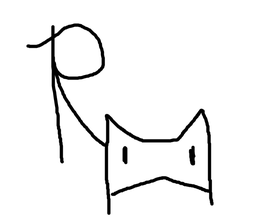
#> input picture Processamento de Imagens/R.png, 256 x 219 px, shrunk from 636 x 545 before the run
$ jupyter execute 'Morfologia (Esqueletização).ipynb'
#> lines starting #> are read from the running program, lines starting #| are printed output that depends on the picture; after the words box and inside, x2 and y2 are one past the last pixel; in counts of white or black regions, pixels touching at a corner belong together
# Definindo as funções

[cell 1]
import cv2
import numpy as np

#Erosão
def erosion(raw_img, str_element):
    #Definindo a altura e a largura do elemento estruturante
    str_element_height = str_element.shape[0]
    str_element_width = str_element.shape[1]
    str_element_size = str_element.shape[0] #Por ser quadrado, a altura já tá bom pra definir a ordem

    #Definindo a altura e a largura da imagem a sofrer erosão
    raw_img_height = raw_img.shape[0]
    raw_img_width = raw_img.shape[1]

    #Criando a imagem de saída
    eroded_img = np.zeros(raw_img.shape[:2], dtype='uint8')

    #Fazendo a erosão
    for l in range(raw_img_height - (str_element_size-1)):
        for k in range(raw_img_width - (str_element_size-1)):
            flag = True
            for i in range(str_element_height):
                for j in range(str_element_width):
                    if (str_element[i,j] != raw_img[i+l,j+k]) and (str_element[i,j] == 255):
                        flag = False
                if (flag == False):
                    break
            if (flag == True):
                eroded_img[l+1,k+1] = 255
    return eroded_img

def opening(raw_img, str_element):
    #Definindo a altura e a largura do elemento estruturante
    str_element_height = str_element.shape[0]
    str_element_width = str_element.shape[1]
    str_element_size = str_element.shape[0] #Por ser quadrado, a altura já tá bom pra definir a ordem

    #Definindo a altura e a largura da imagem a sofrer abertura
    raw_img_height = raw_img.shape[0]
    raw_img_width = raw_img.shape[1]

    #Criando a primeira imagem de saída
    eroded_img = np.zeros(raw_img.shape[:2], dtype='uint8')

    #Fazendo a erosão
    for l in range(raw_img_height - (str_element_size-1)):
        for k in range(raw_img_width - (str_element_size-1)):
            flag = True
            for i in range(str_element_height):
                for j in range(str_element_width):
                    if (str_element[i,j] != raw_img[i+l,j+k]) and (str_element[i,j] == 255):
                        flag = False
                if (flag == False):
                    break
            if (flag == True):
                eroded_img[l+1,k+1] = 255

    #Criando a segunda imagem de saída
    augmented_img = np.zeros(raw_img.shape[:2], dtype='uint8')

    #Fazendo a dilatação
    for l in range(raw_img_height - (str_element_size-1)):
        for k in range(raw_img_width - (str_element_size-1)):
            for i in range(str_element_height):
                for j in range(str_element_width):
                    if (str_element[i,j] == eroded_img[i+l,j+k]) and (str_element[i,j] == 255):
                        augmented_img[l+1,k+1] = 255
                        break
    return augmented_img

# Fazendo a esqueletização

[cell 2]
#Importando a imagem a ser esqueletizada e deixando em preto e branco
path = 'R.png'
img = cv2.imread(path, 0)
#> img is the input picture: shape (219, 256); min 0, max 255, mean 242.2
threshold, img_thresh = cv2.threshold(img, 225, 255, cv2.THRESH_BINARY_INV)
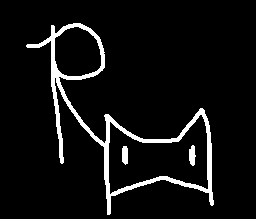
#> img_thresh: shape (219, 256); 6.4% white; 3 white regions, box (x1, y1, x2, y2) and area: (26, 23, 214, 215) 3362, (189, 145, 196, 166) 109, (122, 146, 128, 165) 102

#Criando o kernel 3x3 com 1's
kernel = np.array([[  0,  0,255,  0,  0],
                   [  0,  0,255,  0,  0],
                   [255,255,255,255,255],
                   [  0,  0,255,  0,  0],
                   [  0,  0,255,  0,  0]], dtype='uint8')


kernel = np.array([[  0,255,  0],
                   [255,255,255],
                   [  0,255,  0]], dtype='uint8')

## Parte 1: A - (A opening B)

[cell 3]
A = img_thresh
AoB = opening(img_thresh, kernel)
#> after the loop in opening, `for l in range(raw_img_height - (str_element_size-1)):`:
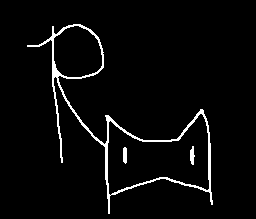
#> eroded_img: shape (219, 256); 3.6% white in thin lines or dots, all inside (x1, y1, x2, y2) = (27, 24, 213, 214)
#> after the loop in opening, `for l in range(raw_img_height - (str_element_size-1)):`: augmented_img: shape (219, 256); 6.4% white; 3 white regions, box (x1, y1, x2, y2) and area: (26, 23, 214, 215) 3359, (189, 145, 196, 166) 108, (122, 146, 128, 165) 99

part1 = A - AoB
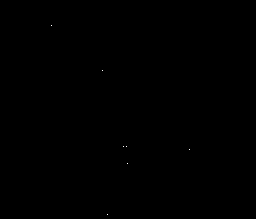
#> part1: shape (219, 256); 0.01% white in thin lines or dots, all inside (x1, y1, x2, y2) = (51, 25, 190, 215)

cv2.imshow('A', A)
cv2.imshow('AoB', AoB)
cv2.imshow('part1', part1)
cv2.waitKey()

## Parte 2: (A erosion B) - ((A erosion B) opening B)

[cell 4]
#(A erosion B)
A_eroded = erosion(A, kernel)

#A_eroded o B
A_eroded_then_opened = opening(A_eroded, kernel)
#> after the loop in opening (call 2), `for l in range(raw_img_height - (str_element_size-1)):`:
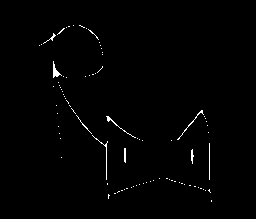
#> eroded_img: shape (219, 256); 0.91% white in thin lines or dots, all inside (x1, y1, x2, y2) = (39, 25, 212, 202)
#> after the loop in opening (call 2), `for l in range(raw_img_height - (str_element_size-1)):`:
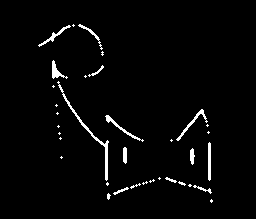
#> augmented_img: shape (219, 256); 2.6% white in thin lines or dots, all inside (x1, y1, x2, y2) = (38, 24, 213, 203)

part2 = A_eroded - A_eroded_then_opened
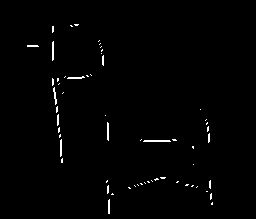
#> part2: shape (219, 256); 1.1% white in thin lines or dots, all inside (x1, y1, x2, y2) = (27, 24, 213, 214)

cv2.imshow('part2', part2)
cv2.waitKey()

## Parte 3: (A erosion 2B) - ((A erosion 2B) opening B)

[cell 5]
#(A erosion 2B)
A_eroded_2 = erosion(A_eroded, kernel)

#A_eroded_2 o B
A_eroded_2_then_opened = opening(A_eroded_2, kernel)
#> after the loop in opening (call 3), `for l in range(raw_img_height - (str_element_size-1)):`: eroded_img: shape (219, 256); 0.07% white in thin lines or dots, all inside (x1, y1, x2, y2) = (51, 35, 202, 157)
#> after the loop in opening (call 3), `for l in range(raw_img_height - (str_element_size-1)):`:
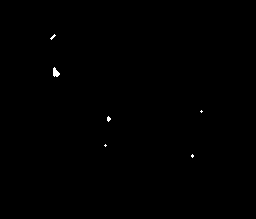
#> augmented_img: shape (219, 256); 0.17% white; 6 white regions (5 under 20 px), largest, box (x1, y1, x2, y2) and area: (53, 67, 60, 77) 45

part3 = A_eroded_2 - A_eroded_2_then_opened
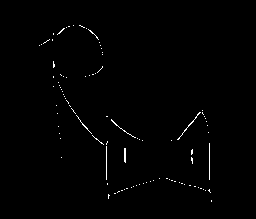
#> part3: shape (219, 256); 0.74% white in thin lines or dots, all inside (x1, y1, x2, y2) = (39, 25, 212, 202)

cv2.imshow('part3', part3)
cv2.waitKey()

[cell 6]
esqueleton = part1 + part2 + part3
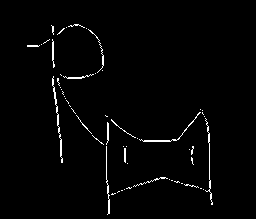
#> esqueleton: shape (219, 256); 1.8% white in thin lines or dots, all inside (x1, y1, x2, y2) = (27, 24, 213, 215)

cv2.imshow('Original', img)
cv2.imshow('Thresh', img_thresh)
cv2.imshow('EsqueleTON', esqueleton)
cv2.waitKey()

# Fazendo em formato de loop

[cell 7]
A = img_thresh
B = kernel
AoB = opening(A, B)

difference = np.zeros(img.shape[:2], dtype='uint8')

for i in range(1000):
    #Fazendo a abertura de A por B, se depois da abertura não for nulo, continua
    AoB = opening(A, B)
    if (AoB.sum() == 0):
        break
    difference += (A - AoB)
    A = erosion(A,B)
    print(i)
#> A: shape (219, 256); 0% white in thin lines or dots, all inside (x1, y1, x2, y2) = (56, 73, 57, 74)
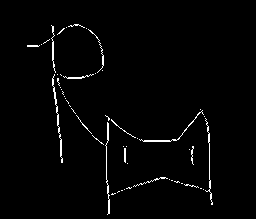
#> difference: shape (219, 256); 1.9% white in thin lines or dots, all inside (x1, y1, x2, y2) = (27, 24, 213, 215)

cv2.imshow('Esq', difference)
cv2.waitKey()

[cell 8]
show = difference + img
cv2.imshow('final', show)
cv2.waitKey()
